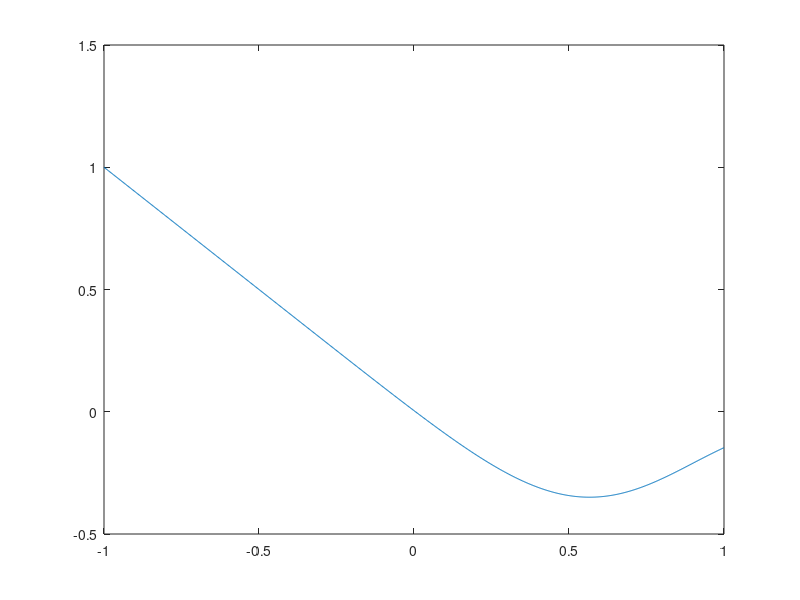
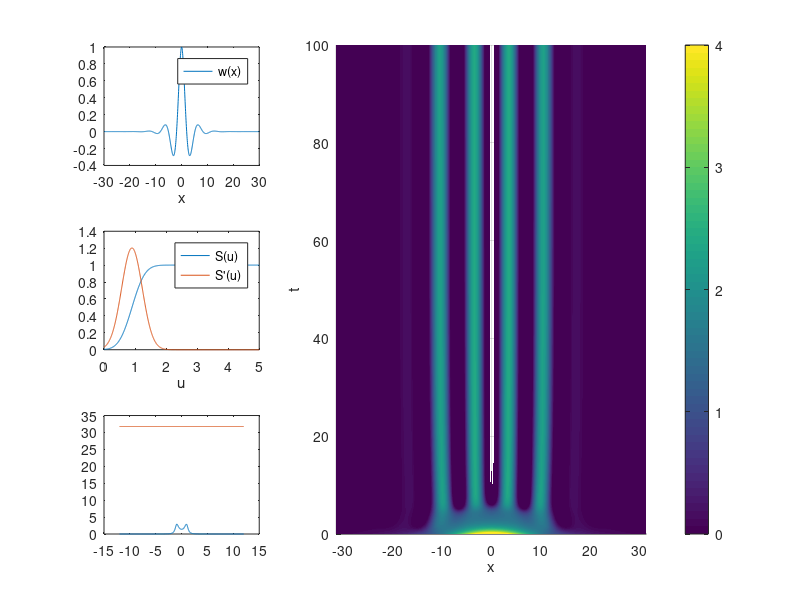

These charts were generated, in order, by the following MATLAB code:
%% Clean
clear all, close all, clc;

%% Parameters
% alpha = 10; theta  = 0.9; D = 0.1; B = 0.4; A = 1.0; u0Max = 5; u0Alpha = 4;
alpha = 10; theta  = 0.9; D = 0.1; B = 0.4; A = 1.0; u0Max = 5; u0Alpha = 0.18;
% alpha = 10; theta  = 0.9; D = 0.1; B = 0.4; A = 1.0; u0Max = 5; u0Alpha = 0.04;
% alpha = 10; theta  = 0.9; D = 0.1; B = 0.4; A = 1.0; u0Max = 3; u0Alpha = 0.4;

%% Funcion handles for the synaptic kernel
% wFun = @(x) 1/sqrt(pi)*exp(-x.^2)- 1/(sqrt(pi)*B)*exp(-(x/B).^2); 
% wHatFun = @(xi) ( exp(-xi.^2/4) - exp(-(xi*B).^2/4) );
wFun = @(x) exp(-B*abs(x)).*(B*sin(abs(x)) + cos(x) );
wHatFun = @(xi) ...
           2*B*(B^2 -xi.^2 +1)./(B^4+2*B^2*xi.^2 + 2*B^2 + xi.^4 -2*xi.^2 +1)...
         + B./(B^2+(xi-1).^2) + B./(B^2+(xi+1).^2);

%% Funcion handles for the firing rate function
phi = @(x) 0.5*(1+erf(x/sqrt(2)));
rho = @(x,u,D) exp(-(x-u).^2./(2*D) )/sqrt(2*pi*D);
S  = @(u) phi(alpha*(u-theta)./sqrt(1+alpha^2*D));
dS = @(u) rho(alpha*(u-theta)./sqrt(1+alpha^2*D),0,1)*alpha/sqrt(1+alpha^2*D);

W0 = integral(wFun, -inf,inf);
G = @(u) -u +W0*S(u);
u = linspace(-1,1,1000);
plot(u,G(u));
uStar = 0.2;
uStar = fsolve(G,uStar)

%% Plot firing rate and kernel
figure;
x = linspace(-30,30,1000); u = linspace(0,5,1000);
subplot(3,3,1); 
plot(x,wFun(x)); xlabel('x'); legend({'w(x)'})
subplot(3,3,4); 
plot(u,S(u),u,dS(u)); xlabel('u'); legend({'S(u)','S''(u)'});

%% Plot Fourier Transform
% xic = sqrt(8*log(B)/(B^2-1));
xi = linspace(-12,12,1000);
wHatc = max(wHatFun(xi));
Ac = 1/(wHatc*dS(uStar));

% % Plot kernel fourier Transform. 
subplot(3,3,7);
xi = linspace(-12,12,1000);
plot(xi,wHatFun(xi),...
     xi, 1/(A*dS(uStar))*ones(size(xi))); 

%% Spatial grid
n = 2^10; L = 10*pi; dx = 2*L/n; x = -L+[0:n-1]'*dx;

%% Form matrix (ring geometry)
M = zeros(n,n);
y = wFun(x)*dx;
iRows = 1:n;
iShift = -n/2:n/2-1;
for i = 1:n
  M(iRows(i),:) = circshift(y, iShift(i));
end

%% Form the neural field RHS
rhs = @(t,u) -u + A*M*S(u);

%% Initial condition, and time step
% u0 = uStar + 0.1*rand(size(x));
% u0 = 0.3*cos(xic*x);
u0 = uStar + u0Max./cosh(u0Alpha*x);
tspan = [0 100];
[t,U] = ode45(rhs,tspan,u0);

%% Plot state
subplot(3,3,[2 3 5 6 8 9]);
[X,T]= meshgrid(x,t);  
surf(X,T,U); view([0 90]); shading interp;
xlabel('x'); ylabel('t'); zlabel('u(x,t)');
caxis([0 4]);
axis tight; colorbar;

%%% Question 5

%% Parameters
%mu = 10; theta  = 0.5; B = 1.5; A = 1.0;

%% Spatial grid
%n = 2^10; L = 10*pi; dx = 2*L/n; x = -L+[0:n-1]'*dx;

%% Form matrix (ring geometry)
%M = zeros(n,n);
%y = wFun(x)*dx;
%iRows = 1:n;
%iShift = -n/2:n/2-1;
%for i = 1:n
%  M(iRows(i),:) = circshift(y, iShift(i));
%end

%% Save matrix in .mat format
%dataPath = './';
%matFile = fullfile(dataPath,'matrix-M.mat');
%save(matFile,'M');

%% Save matrix in .dat format
%datFile = fullfile(dataPath,'matrix-M.dat');
%fileID = fopen(datFile,'w');
%fmt = [repmat('%15.12f ', 1, size(M, 2)) '\n'];
%fprintf(fileID,fmt, M');
%fclose(fileID);
%disp(sprintf('Saved file %s',datFile));

%%% Questions 6, 7

%% Form the neural field RHS
%rhs = @(t,u) -u + A*M*S(u);
 
%% Initial condition, and time step
%u0 = 0.3*rand(size(x));
%tspan = [0 100];
%[t,U] = ode45(rhs,tspan,u0);

%% Plot state
%figure;
%[X,T]= meshgrid(x,t);  
%surf(X,T,U); view([0 90]); shading interp;
%xlabel('x'); ylabel('t'); zlabel('u(x,t)');
%axis tight; colorbar;

%%% Question 8

%% Set parameter A above critical value
%A = 1.1*Ac;
%rhs = @(t,u) -u + A*M*S(u);
 
%% Initial condition, and time step
%u0 = 0.3*rand(size(x));
%tspan = [0 100];
%[t,U] = ode45(rhs,tspan,u0);

%% Plot state
%figure;
%[X,T]= meshgrid(x,t);  
%surf(X,T,U); view([0 90]); shading interp;
%xlabel('x'); ylabel('t'); zlabel('u(x,t)');
%axis tight; colorbar;

%%% Question 9

%% Initial condition, and time step
%u0 = 0.01*cos(xic*x);
%tspan = [0 100];
%[t,U] = ode45(rhs,tspan,u0);

%% Plot state
%figure;
%subplot(2,2,[1 2])
%[X,T]= meshgrid(x,t);  
%surf(X,T,U); view([0 90]); shading interp;
%xlabel('x'); ylabel('t'); zlabel('u(x,t)');
%axis tight; colorbar;
%subplot(2,2,[3 4])
%plot(x,u0,x,U(end,:));
%xlabel('x'); 
%legend({'$u(x,0)$','$u(x,T)$'}, 'Interpreter', 'latex');

%%% Question 9

%AVals = linspace(1,3,50);
%normVals = zeros(size(AVals));
%figure, hold on;
%for k = 1:length(AVals)
%  A = AVals(k);
%  rhs = @(t,u) -u + A*M*S(u);
%  [t,U] = ode45(rhs,[0 100],u0);
%  normVals(k) = max(abs(U(end,:)));
%  plot(AVals(k),normVals(k),'b*');
%  drawnow
%  xlabel('x'); 
%  ylabel('max | u(x,T) |'); 
%end

%%%
%% The plot is indicative of a supercritical bifurcation (stable small amplitude
%% patterns emerge from the bifurcation)

%%% Question 10

%% Paramters
%mu = 10; theta  = 0.5; B = 1.5; A = 1.8;

%% Time step using matrix-vector multiplies
%rhs = @(t,u) -u + A*M*S(u);
%u0 = 0.1*rand(size(x));
%tic
%[t,U1] = ode45(rhs,[0 100],u0);
%toc

%figure;
%subplot(2,2,[1 3]);
%[X,T]= meshgrid(x,t);  
%surf(X,T,U1); view([0 90]); shading interp;
%xlabel('x'); ylabel('t'); zlabel('u(x,t)');
%axis tight; colorbar;

%% Simulation performed using FFT to evaluate the RHS (see file NeuralField.m)
%wHat = fft(wFun(x));
%p = [theta; mu; A];
%rhs = @(t,u) NeuralField(u,p,wHat,dx);
%tic
%[t,U2] = ode45(rhs,[0 100],u0);
%toc

%subplot(2,2,[2 4]);
%[X,T]= meshgrid(x,t);  
%surf(X,T,U2); view([0 90]); shading interp;
%xlabel('x'); ylabel('t'); zlabel('u(x,t)');
%axis tight; colorbar;

%%% Function NeuralField.m
%% <include>NeuralField.m</include>
